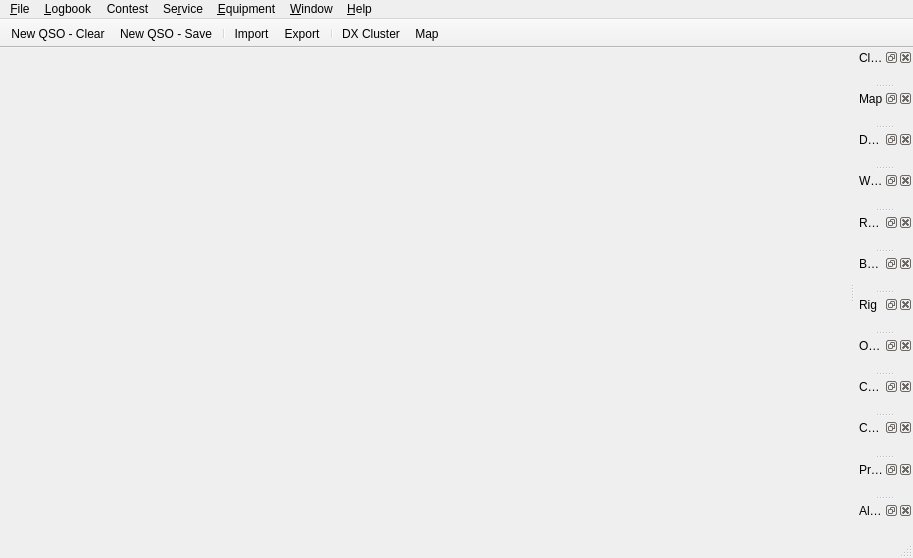
 <widget class="QMainWindow" name="MainWindow">
  <property name="geometry">
   <rect>
    <x>0</x>
    <y>0</y>
    <width>913</width>
    <height>558</height>
   </rect>
  </property>
  <property name="windowTitle">
   <string/>
  </property>
  <property name="dockOptions">
   <set>QMainWindow::AllowNestedDocks|QMainWindow::AllowTabbedDocks|QMainWindow::AnimatedDocks|QMainWindow::GroupedDragging</set>
  </property>
  <widget class="QWidget" name="centralWidget">
   <layout class="QVBoxLayout" name="verticalLayout">
    <property name="bottomMargin">
     <number>0</number>
    </property>
    <item>
     <widget class="LogbookWidget" name="logbookWidget" native="true">
      <property name="sizePolicy">
       <sizepolicy hsizetype="Preferred" vsizetype="Expanding">
        <horstretch>0</horstretch>
        <verstretch>0</verstretch>
       </sizepolicy>
      </property>
     </widget>
    </item>
    <item>
     <widget class="NewContactWidget" name="newContactWidget" native="true">
      <property name="sizePolicy">
       <sizepolicy hsizetype="Preferred" vsizetype="Maximum">
        <horstretch>0</horstretch>
        <verstretch>0</verstretch>
       </sizepolicy>
      </property>
      <property name="focusPolicy">
       <enum>Qt::ClickFocus</enum>
      </property>
     </widget>
    </item>
   </layout>
  </widget>
  <widget class="QMenuBar" name="menuBar">
   <property name="geometry">
    <rect>
     <x>0</x>
     <y>0</y>
     <width>913</width>
     <height>23</height>
    </rect>
   </property>
   <widget class="QMenu" name="menuFile">
    <property name="title">
     <string>&amp;File</string>
    </property>
    <addaction name="actionSettings"/>
    <addaction name="separator"/>
    <addaction name="actionQuit"/>
   </widget>
   <widget class="QMenu" name="menuLogbook">
    <property name="title">
     <string>&amp;Logbook</string>
    </property>
    <addaction name="actionQSOFilters"/>
    <addaction name="actionManualContact"/>
    <addaction name="separator"/>
    <addaction name="actionImport"/>
    <addaction name="actionExport"/>
    <addaction name="separator"/>
    <addaction name="actionAwards"/>
    <addaction name="actionStatistics"/>
   </widget>
   <widget class="QMenu" name="menuEquipment">
    <property name="title">
     <string>&amp;Equipment</string>
    </property>
    <addaction name="actionConnectRig"/>
    <addaction name="actionConnectCWKeyer"/>
    <addaction name="actionConnectRotator"/>
   </widget>
   <widget class="QMenu" name="menuHelp">
    <property name="title">
     <string>&amp;Help</string>
    </property>
    <addaction name="actionWikiHelp"/>
    <addaction name="actionReportBug"/>
    <addaction name="actionMailingList"/>
    <addaction name="separator"/>
    <addaction name="actionAbout"/>
   </widget>
   <widget class="QMenu" name="menuWindow">
    <property name="title">
     <string>&amp;Window</string>
    </property>
    <addaction name="actionAlerts"/>
    <addaction name="actionBandmap"/>
    <addaction name="actionClock"/>
    <addaction name="actionChat"/>
    <addaction name="actionCWConsole"/>
    <addaction name="actionDXClusterWindow"/>
    <addaction name="actionMapWindow"/>
    <addaction name="actionProfileImage"/>
    <addaction name="actionOnlineMap"/>
    <addaction name="actionRig"/>
    <addaction name="actionRotator"/>
    <addaction name="actionWsjtx"/>
   </widget>
   <widget class="QMenu" name="menuServices">
    <property name="title">
     <string>Se&amp;rvice</string>
    </property>
    <addaction name="actionClublog"/>
    <addaction name="actioneQSL"/>
    <addaction name="actionHRDLog"/>
    <addaction name="actionLotw"/>
    <addaction name="actionQRZ_com"/>
   </widget>
   <widget class="QMenu" name="menuContest">
    <property name="title">
     <string>Contest</string>
    </property>
    <widget class="QMenu" name="menuDupeCheck">
     <property name="title">
      <string>Dupe Check</string>
     </property>
     <addaction name="actionDupeAllBands"/>
     <addaction name="actionDupeEachBand"/>
     <addaction name="actionDupeEachBandMode"/>
     <addaction name="actionDupeNoCheck"/>
    </widget>
    <widget class="QMenu" name="menuSequence">
     <property name="title">
      <string>Sequence</string>
     </property>
     <addaction name="actionSeqSingle"/>
     <addaction name="actionSeqPerBand"/>
     <addaction name="separator"/>
     <addaction name="actionSeqReset"/>
    </widget>
    <widget class="QMenu" name="menuLinkExchange">
     <property name="title">
      <string>Linking Exchange With</string>
     </property>
     <addaction name="actionLinkExchangeNone"/>
     <addaction name="separator"/>
    </widget>
    <addaction name="menuDupeCheck"/>
    <addaction name="menuSequence"/>
    <addaction name="menuLinkExchange"/>
    <addaction name="separator"/>
    <addaction name="actionContestStop"/>
   </widget>
   <addaction name="menuFile"/>
   <addaction name="menuLogbook"/>
   <addaction name="menuContest"/>
   <addaction name="menuServices"/>
   <addaction name="menuEquipment"/>
   <addaction name="menuWindow"/>
   <addaction name="menuHelp"/>
  </widget>
  <widget class="QStatusBar" name="statusBar"/>
  <widget class="QToolBar" name="toolBar">
   <property name="enabled">
    <bool>true</bool>
   </property>
   <property name="windowTitle">
    <string>Toolbar</string>
   </property>
   <property name="movable">
    <bool>false</bool>
   </property>
   <property name="toolButtonStyle">
    <enum>Qt::ToolButtonIconOnly</enum>
   </property>
   <property name="floatable">
    <bool>false</bool>
   </property>
   <attribute name="toolBarArea">
    <enum>TopToolBarArea</enum>
   </attribute>
   <attribute name="toolBarBreak">
    <bool>false</bool>
   </attribute>
   <addaction name="actionNewContact"/>
   <addaction name="actionSaveContact"/>
   <addaction name="separator"/>
   <addaction name="actionImport"/>
   <addaction name="actionExport"/>
   <addaction name="separator"/>
   <addaction name="actionDXClusterWindow"/>
   <addaction name="actionMapWindow"/>
  </widget>
  <widget class="QDockWidget" name="clockDockWidget">
   <property name="windowTitle">
    <string>Clock</string>
   </property>
   <attribute name="dockWidgetArea">
    <number>2</number>
   </attribute>
   <widget class="ClockWidget" name="clockWidget"/>
  </widget>
  <widget class="QDockWidget" name="mapDockWidget">
   <property name="windowTitle">
    <string>Map</string>
   </property>
   <attribute name="dockWidgetArea">
    <number>2</number>
   </attribute>
   <widget class="MapWidget" name="mapWidget">
    <property name="focusPolicy">
     <enum>Qt::ClickFocus</enum>
    </property>
   </widget>
  </widget>
  <widget class="QDockWidget" name="dxDockWidget">
   <property name="windowTitle">
    <string>DX Cluster</string>
   </property>
   <attribute name="dockWidgetArea">
    <number>2</number>
   </attribute>
   <widget class="DxWidget" name="dxWidget"/>
  </widget>
  <widget class="QDockWidget" name="wsjtxDockWidget">
   <property name="windowTitle">
    <string>WSJTX</string>
   </property>
   <attribute name="dockWidgetArea">
    <number>2</number>
   </attribute>
   <widget class="WsjtxWidget" name="wsjtxWidget"/>
  </widget>
  <widget class="QDockWidget" name="rotatorDockWidget">
   <property name="windowTitle">
    <string>Rotator</string>
   </property>
   <attribute name="dockWidgetArea">
    <number>2</number>
   </attribute>
   <widget class="RotatorWidget" name="rotatorWidget"/>
  </widget>
  <widget class="QDockWidget" name="bandmapDockWidget">
   <property name="windowTitle">
    <string>Bandmap</string>
   </property>
   <attribute name="dockWidgetArea">
    <number>2</number>
   </attribute>
   <widget class="BandmapWidget" name="bandmapWidget"/>
  </widget>
  <widget class="QDockWidget" name="rigDockWidget">
   <property name="windowTitle">
    <string>Rig</string>
   </property>
   <attribute name="dockWidgetArea">
    <number>2</number>
   </attribute>
   <widget class="RigWidget" name="rigWidget"/>
  </widget>
  <widget class="QDockWidget" name="onlineMapDockWidget">
   <property name="windowTitle">
    <string>Online Map</string>
   </property>
   <attribute name="dockWidgetArea">
    <number>2</number>
   </attribute>
   <widget class="OnlineMapWidget" name="onlineMapWidget"/>
  </widget>
  <widget class="QDockWidget" name="cwConsoleDockWidget">
   <property name="windowTitle">
    <string>CW Console</string>
   </property>
   <attribute name="dockWidgetArea">
    <number>2</number>
   </attribute>
   <widget class="CWConsoleWidget" name="cwconsoleWidget"/>
  </widget>
  <widget class="QDockWidget" name="chatDockWidget">
   <property name="windowTitle">
    <string>Chat</string>
   </property>
   <attribute name="dockWidgetArea">
    <number>2</number>
   </attribute>
   <widget class="ChatWidget" name="chatWidget"/>
  </widget>
  <widget class="QDockWidget" name="profileImageDockWidget">
   <property name="windowTitle">
    <string>Profile Image</string>
   </property>
   <attribute name="dockWidgetArea">
    <number>2</number>
   </attribute>
   <widget class="ProfileImageWidget" name="profileImageWidget"/>
  </widget>
  <widget class="QDockWidget" name="alertDockWidget">
   <property name="windowTitle">
    <string>Alerts</string>
   </property>
   <attribute name="dockWidgetArea">
    <number>2</number>
   </attribute>
   <widget class="AlertWidget" name="alertsWidget"/>
  </widget>
  <action name="actionQuit">
   <property name="icon">
    <iconset theme="application-exit">
     <normaloff>.</normaloff>.</iconset>
   </property>
   <property name="text">
    <string>Quit</string>
   </property>
   <property name="toolTip">
    <string>Application - Quit</string>
   </property>
   <property name="shortcut">
    <string notr="true">Ctrl+Q</string>
   </property>
   <property name="menuRole">
    <enum>QAction::QuitRole</enum>
   </property>
   <property name="changeableshortcut" stdset="0">
    <bool>true</bool>
   </property>
  </action>
  <action name="actionSettings">
   <property name="icon">
    <iconset theme="document-properties">
     <normaloff>.</normaloff>.</iconset>
   </property>
   <property name="text">
    <string>&amp;Settings</string>
   </property>
   <property name="menuRole">
    <enum>QAction::PreferencesRole</enum>
   </property>
  </action>
  <action name="actionNewContact">
   <property name="icon">
    <iconset theme="document-new">
     <normaloff>.</normaloff>.</iconset>
   </property>
   <property name="text">
    <string>New QSO - Clear</string>
   </property>
   <property name="toolTip">
    <string>New QSO - Clear</string>
   </property>
   <property name="shortcut">
    <string notr="true">Ctrl+N</string>
   </property>
   <property name="changeableshortcut" stdset="0">
    <bool>true</bool>
   </property>
  </action>
  <action name="actionImport">
   <property name="icon">
    <iconset theme="document-import">
     <normaloff>.</normaloff>.</iconset>
   </property>
   <property name="text">
    <string>&amp;Import</string>
   </property>
  </action>
  <action name="actionExport">
   <property name="icon">
    <iconset theme="document-export">
     <normaloff>.</normaloff>.</iconset>
   </property>
   <property name="text">
    <string>&amp;Export</string>
   </property>
  </action>
  <action name="actionConnectRig">
   <property name="checkable">
    <bool>true</bool>
   </property>
   <property name="text">
    <string>Connect R&amp;ig</string>
   </property>
   <property name="shortcut">
    <string notr="true"/>
   </property>
  </action>
  <action name="actionAbout">
   <property name="icon">
    <iconset theme="help-about">
     <normaloff>.</normaloff>.</iconset>
   </property>
   <property name="text">
    <string>&amp;About</string>
   </property>
   <property name="menuRole">
    <enum>QAction::AboutRole</enum>
   </property>
  </action>
  <action name="actionSaveContact">
   <property name="icon">
    <iconset theme="document-save">
     <normaloff>.</normaloff>.</iconset>
   </property>
   <property name="text">
    <string>New QSO - Save</string>
   </property>
   <property name="toolTip">
    <string>New QSO - Save</string>
   </property>
   <property name="shortcut">
    <string notr="true">Ctrl+S</string>
   </property>
   <property name="changeableshortcut" stdset="0">
    <bool>true</bool>
   </property>
  </action>
  <action name="actionDXClusterWindow">
   <property name="icon">
    <iconset theme="object-rows">
     <normaloff>:/res/icons/network-wireless.png</normaloff>:/res/icons/network-wireless.png</iconset>
   </property>
   <property name="text">
    <string>DX Cluster</string>
   </property>
  </action>
  <action name="actionMapWindow">
   <property name="icon">
    <iconset theme="globe">
     <normaloff>:/res/icons/emblem-web.png</normaloff>:/res/icons/emblem-web.png</iconset>
   </property>
   <property name="text">
    <string>Map</string>
   </property>
  </action>
  <action name="actionStatistics">
   <property name="icon">
    <iconset theme="x-office-spreadsheet">
     <normaloff>.</normaloff>.</iconset>
   </property>
   <property name="text">
    <string>S&amp;tatistics</string>
   </property>
  </action>
  <action name="actionWsjtx">
   <property name="text">
    <string>Wsjtx</string>
   </property>
  </action>
  <action name="actionLotw">
   <property name="text">
    <string>&amp;LotW</string>
   </property>
  </action>
  <action name="actionConnectRotator">
   <property name="checkable">
    <bool>true</bool>
   </property>
   <property name="text">
    <string>Connect R&amp;otator</string>
   </property>
  </action>
  <action name="actionRotator">
   <property name="text">
    <string>Rotator</string>
   </property>
  </action>
  <action name="actionBandmap">
   <property name="text">
    <string>Bandmap</string>
   </property>
  </action>
  <action name="actionRig">
   <property name="text">
    <string>Rig</string>
   </property>
  </action>
  <action name="actionClock">
   <property name="text">
    <string>Clock</string>
   </property>
  </action>
  <action name="actionQSOFilters">
   <property name="icon">
    <iconset resource="../res/icons/icons.qrc">
     <normaloff>:/icons/filter_list-24px.svg</normaloff>:/icons/filter_list-24px.svg</iconset>
   </property>
   <property name="text">
    <string>QSO &amp;Filters</string>
   </property>
  </action>
  <action name="actioneQSL">
   <property name="text">
    <string>&amp;eQSL</string>
   </property>
  </action>
  <action name="actionOnlineMap">
   <property name="text">
    <string>Online Map</string>
   </property>
  </action>
  <action name="actionAwards">
   <property name="icon">
    <iconset theme="application-certificate">
     <normaloff>.</normaloff>.</iconset>
   </property>
   <property name="text">
    <string>&amp;Awards</string>
   </property>
  </action>
  <action name="actionClublog">
   <property name="text">
    <string>&amp;Clublog</string>
   </property>
  </action>
  <action name="actionQRZ_com">
   <property name="text">
    <string>&amp;QRZ.com</string>
   </property>
  </action>
  <action name="actionEditAlertRules">
   <property name="text">
    <string>Edit Rules</string>
   </property>
  </action>
  <action name="actionBeepSettingAlert">
   <property name="checkable">
    <bool>true</bool>
   </property>
   <property name="text">
    <string>Beep</string>
   </property>
  </action>
  <action name="actionConnectCWKeyer">
   <property name="checkable">
    <bool>true</bool>
   </property>
   <property name="text">
    <string>Connect &amp;CW Keyer</string>
   </property>
  </action>
  <action name="actionCWConsole">
   <property name="text">
    <string>CW Console</string>
   </property>
  </action>
  <action name="actionWikiHelp">
   <property name="icon">
    <iconset theme="help">
     <normaloff>.</normaloff>.</iconset>
   </property>
   <property name="text">
    <string>&amp;Wiki</string>
   </property>
  </action>
  <action name="actionReportBug">
   <property name="text">
    <string>Report &amp;Bug...</string>
   </property>
  </action>
  <action name="actionManualContact">
   <property name="checkable">
    <bool>true</bool>
   </property>
   <property name="text">
    <string>&amp;Manual Entry</string>
   </property>
   <property name="toolTip">
    <string>Switch New Contact dialog to the manually entry mode&lt;br/&gt;(time, freq, profiles etc. are not taken from their common sources)</string>
   </property>
  </action>
  <action name="actionMailingList">
   <property name="text">
    <string>Mailing List...</string>
   </property>
  </action>
  <action name="actionActivitiesEdit">
   <property name="text">
    <string>Edit</string>
   </property>
  </action>
  <action name="actionHRDLog">
   <property name="text">
    <string>HRDLog</string>
   </property>
  </action>
  <action name="actionChat">
   <property name="text">
    <string>Chat</string>
   </property>
  </action>
  <action name="actionSaveGeometry">
   <property name="text">
    <string>Save Arrangement</string>
   </property>
   <property name="toolTip">
    <string>Save Arrangement</string>
   </property>
  </action>
  <action name="actionEquipmentKeepOptions">
   <property name="checkable">
    <bool>true</bool>
   </property>
   <property name="text">
    <string>Keep Options</string>
   </property>
   <property name="toolTip">
    <string>Restore connection options after application restart</string>
   </property>
  </action>
  <action name="actionProfileImage">
   <property name="text">
    <string>Profile Image</string>
   </property>
  </action>
  <action name="actionSearchCallsign">
   <property name="enabled">
    <bool>true</bool>
   </property>
   <property name="text">
    <string>Logbook - Search Callsign</string>
   </property>
   <property name="shortcut">
    <string notr="true">Ctrl+F</string>
   </property>
   <property name="shortcutContext">
    <enum>Qt::ApplicationShortcut</enum>
   </property>
   <property name="menuRole">
    <enum>QAction::NoRole</enum>
   </property>
   <property name="changeableshortcut" stdset="0">
    <bool>true</bool>
   </property>
  </action>
  <action name="actionAddBandmapMark">
   <property name="text">
    <string>New QSO - Add text from Callsign field to Bandmap</string>
   </property>
   <property name="toolTip">
    <string>New QSO - Add text from Callsign field to Bandmap</string>
   </property>
   <property name="shortcut">
    <string notr="true">Ctrl+M</string>
   </property>
   <property name="shortcutContext">
    <enum>Qt::ApplicationShortcut</enum>
   </property>
   <property name="menuRole">
    <enum>QAction::NoRole</enum>
   </property>
   <property name="changeableshortcut" stdset="0">
    <bool>true</bool>
   </property>
  </action>
  <action name="actionBandSwitchDown">
   <property name="text">
    <string>Rig - Band Down</string>
   </property>
   <property name="shortcut">
    <string notr="true">Ctrl+PgDown</string>
   </property>
   <property name="shortcutContext">
    <enum>Qt::ApplicationShortcut</enum>
   </property>
   <property name="menuRole">
    <enum>QAction::NoRole</enum>
   </property>
   <property name="changeableshortcut" stdset="0">
    <bool>true</bool>
   </property>
  </action>
  <action name="actionBandSwitchUp">
   <property name="text">
    <string>Rig - Band Up</string>
   </property>
   <property name="shortcut">
    <string notr="true">Ctrl+PgUp</string>
   </property>
   <property name="shortcutContext">
    <enum>Qt::ApplicationShortcut</enum>
   </property>
   <property name="menuRole">
    <enum>QAction::NoRole</enum>
   </property>
   <property name="changeableshortcut" stdset="0">
    <bool>true</bool>
   </property>
  </action>
  <action name="actionUseNearestCallsign">
   <property name="text">
    <string>New QSO - Use Callsign from the Whisperer</string>
   </property>
   <property name="shortcut">
    <string notr="true">Alt+Return</string>
   </property>
   <property name="shortcutContext">
    <enum>Qt::ApplicationShortcut</enum>
   </property>
   <property name="menuRole">
    <enum>QAction::NoRole</enum>
   </property>
   <property name="changeableshortcut" stdset="0">
    <bool>true</bool>
   </property>
  </action>
  <action name="actionCWSpeedUp">
   <property name="text">
    <string>CW Console - Key Speed Up</string>
   </property>
   <property name="shortcut">
    <string notr="true">Alt+Up</string>
   </property>
   <property name="shortcutContext">
    <enum>Qt::ApplicationShortcut</enum>
   </property>
   <property name="menuRole">
    <enum>QAction::NoRole</enum>
   </property>
   <property name="changeableshortcut" stdset="0">
    <bool>true</bool>
   </property>
  </action>
  <action name="actionCWSpeedDown">
   <property name="text">
    <string>CW Console - Key Speed Down</string>
   </property>
   <property name="shortcut">
    <string notr="true">Alt+Down</string>
   </property>
   <property name="shortcutContext">
    <enum>Qt::ApplicationShortcut</enum>
   </property>
   <property name="menuRole">
    <enum>QAction::NoRole</enum>
   </property>
   <property name="changeableshortcut" stdset="0">
    <bool>true</bool>
   </property>
  </action>
  <action name="actionCWProfileUp">
   <property name="text">
    <string>CW Console - Profile Up</string>
   </property>
   <property name="shortcut">
    <string notr="true">Alt+Right</string>
   </property>
   <property name="shortcutContext">
    <enum>Qt::ApplicationShortcut</enum>
   </property>
   <property name="menuRole">
    <enum>QAction::NoRole</enum>
   </property>
   <property name="changeableshortcut" stdset="0">
    <bool>true</bool>
   </property>
  </action>
  <action name="actionCWProfileDown">
   <property name="text">
    <string>CW Console - Profile Down</string>
   </property>
   <property name="shortcut">
    <string notr="true">Alt+Left</string>
   </property>
   <property name="shortcutContext">
    <enum>Qt::ApplicationShortcut</enum>
   </property>
   <property name="menuRole">
    <enum>QAction::NoRole</enum>
   </property>
   <property name="changeableshortcut" stdset="0">
    <bool>true</bool>
   </property>
  </action>
  <action name="actionPTTOn">
   <property name="text">
    <string>Rig - PTT On/Off</string>
   </property>
   <property name="shortcut">
    <string notr="true">Alt+\</string>
   </property>
   <property name="shortcutContext">
    <enum>Qt::ApplicationShortcut</enum>
   </property>
   <property name="autoRepeat">
    <bool>false</bool>
   </property>
   <property name="menuRole">
    <enum>QAction::NoRole</enum>
   </property>
   <property name="changeableshortcut" stdset="0">
    <bool>true</bool>
   </property>
  </action>
  <action name="actionAlerts">
   <property name="text">
    <string>Alerts</string>
   </property>
  </action>
  <action name="actionClearAlerts">
   <property name="text">
    <string>Clear</string>
   </property>
  </action>
  <action name="actionShowAlerts">
   <property name="text">
    <string>Show Alerts</string>
   </property>
  </action>
  <action name="actionDupeAllBands">
   <property name="checkable">
    <bool>true</bool>
   </property>
   <property name="text">
    <string>All Bands</string>
   </property>
  </action>
  <action name="actionDupeEachBand">
   <property name="checkable">
    <bool>true</bool>
   </property>
   <property name="text">
    <string>Each Band</string>
   </property>
  </action>
  <action name="actionDupeEachBandMode">
   <property name="checkable">
    <bool>true</bool>
   </property>
   <property name="text">
    <string>Each Band &amp;&amp; Mode</string>
   </property>
  </action>
  <action name="actionDupeNoCheck">
   <property name="checkable">
    <bool>true</bool>
   </property>
   <property name="text">
    <string>No Check</string>
   </property>
  </action>
  <action name="actionSeqSingle">
   <property name="checkable">
    <bool>true</bool>
   </property>
   <property name="text">
    <string>Single</string>
   </property>
  </action>
  <action name="actionSeqPerBand">
   <property name="checkable">
    <bool>true</bool>
   </property>
   <property name="text">
    <string>Per Band</string>
   </property>
  </action>
  <action name="actionContestStop">
   <property name="enabled">
    <bool>false</bool>
   </property>
   <property name="text">
    <string>Stop</string>
   </property>
  </action>
  <action name="actionSeqReset">
   <property name="text">
    <string>Reset</string>
   </property>
  </action>
  <action name="actionLinkExchangeNone">
   <property name="checkable">
    <bool>true</bool>
   </property>
   <property name="text">
    <string>None</string>
   </property>
  </action>
 </widget>
